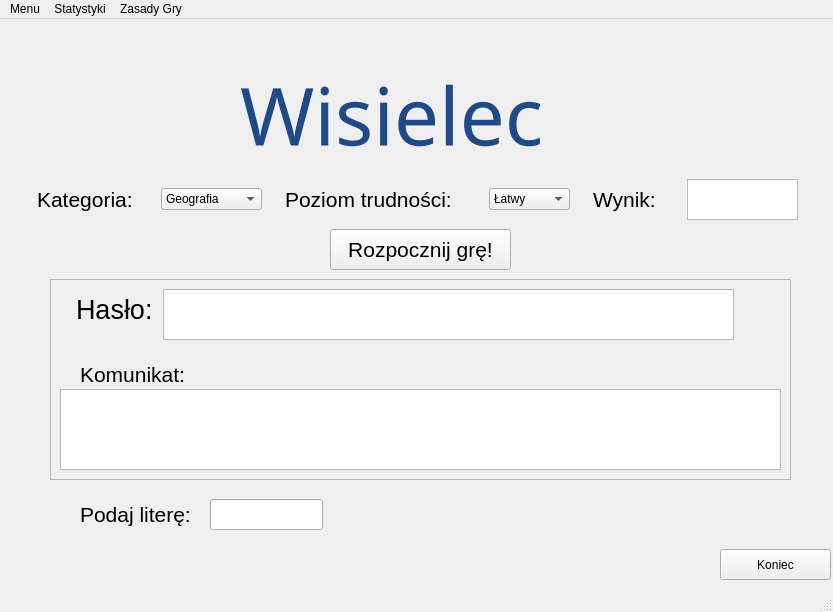
<?xml version="1.0" encoding="UTF-8"?>
<ui version="4.0">
 <class>MainWindow</class>
 <widget class="QMainWindow" name="MainWindow">
  <property name="windowModality">
   <enum>Qt::ApplicationModal</enum>
  </property>
  <property name="geometry">
   <rect>
    <x>0</x>
    <y>0</y>
    <width>833</width>
    <height>612</height>
   </rect>
  </property>
  <property name="windowTitle">
   <string>Wisielec</string>
  </property>
  <property name="windowIcon">
   <iconset>
    <normaloff>../../Pobrane/hangman.png</normaloff>../../Pobrane/hangman.png</iconset>
  </property>
  <widget class="QWidget" name="centralwidget">
   <widget class="QLabel" name="labelwisielec">
    <property name="geometry">
     <rect>
      <x>240</x>
      <y>40</y>
      <width>361</width>
      <height>111</height>
     </rect>
    </property>
    <property name="palette">
     <palette>
      <active>
       <colorrole role="WindowText">
        <brush brushstyle="SolidPattern">
         <color alpha="255">
          <red>32</red>
          <green>74</green>
          <blue>135</blue>
         </color>
        </brush>
       </colorrole>
      </active>
      <inactive>
       <colorrole role="WindowText">
        <brush brushstyle="SolidPattern">
         <color alpha="255">
          <red>32</red>
          <green>74</green>
          <blue>135</blue>
         </color>
        </brush>
       </colorrole>
      </inactive>
      <disabled>
       <colorrole role="WindowText">
        <brush brushstyle="SolidPattern">
         <color alpha="255">
          <red>190</red>
          <green>190</green>
          <blue>190</blue>
         </color>
        </brush>
       </colorrole>
      </disabled>
     </palette>
    </property>
    <property name="font">
     <font>
      <family>Purisa</family>
      <pointsize>60</pointsize>
      <weight>50</weight>
      <bold>false</bold>
     </font>
    </property>
    <property name="styleSheet">
     <string notr="true"/>
    </property>
    <property name="text">
     <string>Wisielec</string>
    </property>
    <property name="textFormat">
     <enum>Qt::PlainText</enum>
    </property>
   </widget>
   <widget class="QPushButton" name="rozpocznij_bnt">
    <property name="geometry">
     <rect>
      <x>330</x>
      <y>210</y>
      <width>181</width>
      <height>41</height>
     </rect>
    </property>
    <property name="font">
     <font>
      <pointsize>16</pointsize>
     </font>
    </property>
    <property name="text">
     <string>Rozpocznij grę!</string>
    </property>
   </widget>
   <widget class="QLabel" name="podaj_btn">
    <property name="geometry">
     <rect>
      <x>80</x>
      <y>480</y>
      <width>121</width>
      <height>31</height>
     </rect>
    </property>
    <property name="font">
     <font>
      <pointsize>16</pointsize>
     </font>
    </property>
    <property name="text">
     <string>Podaj literę:</string>
    </property>
   </widget>
   <widget class="QFrame" name="frame">
    <property name="geometry">
     <rect>
      <x>50</x>
      <y>260</y>
      <width>741</width>
      <height>201</height>
     </rect>
    </property>
    <property name="frameShape">
     <enum>QFrame::StyledPanel</enum>
    </property>
    <property name="frameShadow">
     <enum>QFrame::Raised</enum>
    </property>
    <widget class="QTextEdit" name="hasloedt">
     <property name="geometry">
      <rect>
       <x>113</x>
       <y>10</y>
       <width>571</width>
       <height>51</height>
      </rect>
     </property>
     <property name="font">
      <font>
       <pointsize>18</pointsize>
      </font>
     </property>
     <property name="readOnly">
      <bool>true</bool>
     </property>
    </widget>
    <widget class="QLabel" name="haslolabel">
     <property name="geometry">
      <rect>
       <x>26</x>
       <y>10</y>
       <width>81</width>
       <height>41</height>
      </rect>
     </property>
     <property name="font">
      <font>
       <pointsize>20</pointsize>
      </font>
     </property>
     <property name="text">
      <string>Hasło:</string>
     </property>
    </widget>
    <widget class="QLabel" name="komunikatlabel">
     <property name="geometry">
      <rect>
       <x>30</x>
       <y>80</y>
       <width>121</width>
       <height>31</height>
      </rect>
     </property>
     <property name="font">
      <font>
       <pointsize>16</pointsize>
      </font>
     </property>
     <property name="text">
      <string>Komunikat:</string>
     </property>
    </widget>
    <widget class="QTextEdit" name="komunikatedt">
     <property name="geometry">
      <rect>
       <x>10</x>
       <y>110</y>
       <width>721</width>
       <height>81</height>
      </rect>
     </property>
     <property name="font">
      <font>
       <pointsize>14</pointsize>
      </font>
     </property>
     <property name="readOnly">
      <bool>true</bool>
     </property>
    </widget>
   </widget>
   <widget class="QPushButton" name="koniec_btn">
    <property name="geometry">
     <rect>
      <x>720</x>
      <y>530</y>
      <width>111</width>
      <height>31</height>
     </rect>
    </property>
    <property name="text">
     <string>Koniec</string>
    </property>
   </widget>
   <widget class="QWidget" name="layoutWidget">
    <property name="geometry">
     <rect>
      <x>20</x>
      <y>160</y>
      <width>801</width>
      <height>41</height>
     </rect>
    </property>
    <layout class="QHBoxLayout" name="horizontalLayout">
     <item>
      <widget class="QLabel" name="label_kateg">
       <property name="maximumSize">
        <size>
         <width>101</width>
         <height>16777215</height>
        </size>
       </property>
       <property name="font">
        <font>
         <pointsize>16</pointsize>
        </font>
       </property>
       <property name="text">
        <string>Kategoria:</string>
       </property>
      </widget>
     </item>
     <item>
      <widget class="QComboBox" name="comboBox_kat">
       <property name="maximumSize">
        <size>
         <width>101</width>
         <height>16777215</height>
        </size>
       </property>
       <item>
        <property name="text">
         <string>Geografia</string>
        </property>
       </item>
       <item>
        <property name="text">
         <string>Jedzenie</string>
        </property>
       </item>
       <item>
        <property name="text">
         <string>Kino</string>
        </property>
       </item>
       <item>
        <property name="text">
         <string>Sport</string>
        </property>
       </item>
       <item>
        <property name="text">
         <string>Nauka</string>
        </property>
       </item>
       <item>
        <property name="text">
         <string>Zwierzęta</string>
        </property>
       </item>
      </widget>
     </item>
     <item>
      <widget class="QLabel" name="label_poziom">
       <property name="maximumSize">
        <size>
         <width>181</width>
         <height>16777215</height>
        </size>
       </property>
       <property name="font">
        <font>
         <pointsize>16</pointsize>
        </font>
       </property>
       <property name="text">
        <string>Poziom trudności:</string>
       </property>
      </widget>
     </item>
     <item>
      <widget class="QComboBox" name="comboBox_pt">
       <property name="maximumSize">
        <size>
         <width>81</width>
         <height>16777215</height>
        </size>
       </property>
       <item>
        <property name="text">
         <string>Łatwy</string>
        </property>
       </item>
       <item>
        <property name="text">
         <string>Średni</string>
        </property>
       </item>
       <item>
        <property name="text">
         <string>Trudny</string>
        </property>
       </item>
      </widget>
     </item>
     <item>
      <widget class="QLabel" name="label_wynik">
       <property name="maximumSize">
        <size>
         <width>71</width>
         <height>16777215</height>
        </size>
       </property>
       <property name="font">
        <font>
         <pointsize>16</pointsize>
        </font>
       </property>
       <property name="text">
        <string>Wynik:</string>
       </property>
      </widget>
     </item>
     <item>
      <widget class="QTextEdit" name="wynik_edt">
       <property name="maximumSize">
        <size>
         <width>111</width>
         <height>16777215</height>
        </size>
       </property>
       <property name="font">
        <font>
         <pointsize>14</pointsize>
        </font>
       </property>
       <property name="toolTip">
        <string/>
       </property>
       <property name="readOnly">
        <bool>true</bool>
       </property>
      </widget>
     </item>
    </layout>
   </widget>
   <widget class="QLineEdit" name="podaj_edt">
    <property name="geometry">
     <rect>
      <x>210</x>
      <y>480</y>
      <width>113</width>
      <height>31</height>
     </rect>
    </property>
   </widget>
  </widget>
  <widget class="QMenuBar" name="menubar">
   <property name="geometry">
    <rect>
     <x>0</x>
     <y>0</y>
     <width>833</width>
     <height>22</height>
    </rect>
   </property>
   <widget class="QMenu" name="menuMenu">
    <property name="title">
     <string>Menu</string>
    </property>
    <addaction name="actionZapisz"/>
    <addaction name="actionWczytaj"/>
   </widget>
   <widget class="QMenu" name="menuStatystyki">
    <property name="title">
     <string>Statystyki</string>
    </property>
   </widget>
   <widget class="QMenu" name="menuZasady_Gry">
    <property name="title">
     <string>Zasady Gry</string>
    </property>
   </widget>
   <addaction name="menuMenu"/>
   <addaction name="menuStatystyki"/>
   <addaction name="menuZasady_Gry"/>
  </widget>
  <widget class="QStatusBar" name="statusbar"/>
  <action name="actionZapisz_gr">
   <property name="text">
    <string>Zapisz grę</string>
   </property>
  </action>
  <action name="actionWczytaj_gr">
   <property name="text">
    <string>Wczytaj grę</string>
   </property>
  </action>
  <action name="actionStatystyki">
   <property name="text">
    <string>Statystyki</string>
   </property>
  </action>
  <action name="actionWczytaj_Gr">
   <property name="text">
    <string>Wczytaj Grę</string>
   </property>
  </action>
  <action name="actionZapisz">
   <property name="text">
    <string>Zapisz Grę</string>
   </property>
  </action>
  <action name="actionWczytaj">
   <property name="text">
    <string>Wczytaj Grę</string>
   </property>
  </action>
 </widget>
 <resources/>
 <connections/>
</ui>
